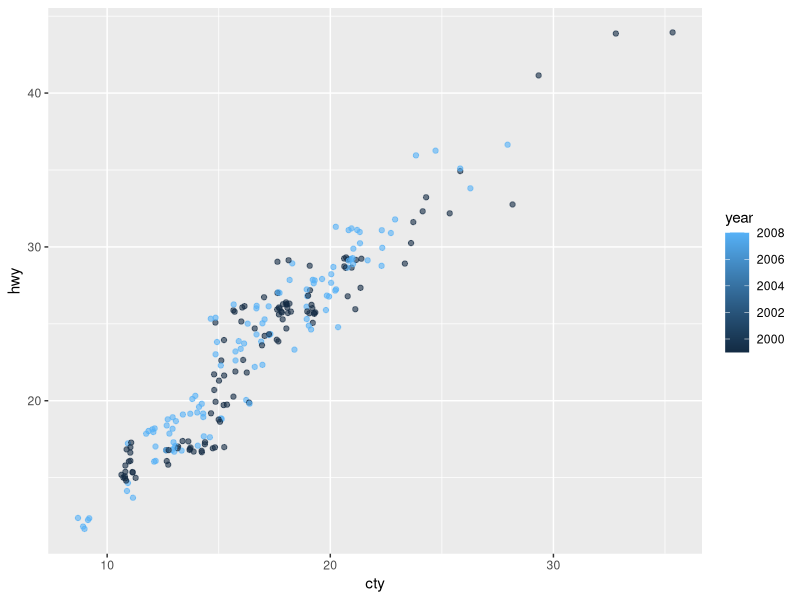
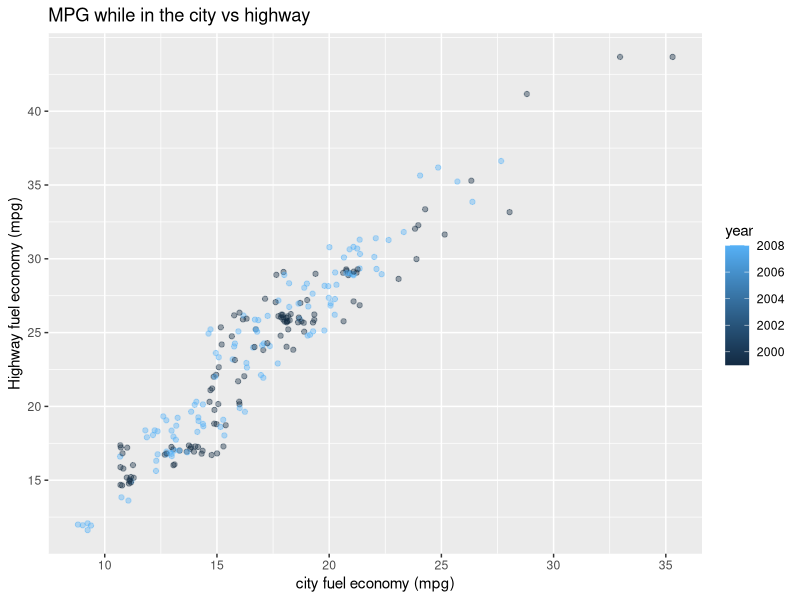
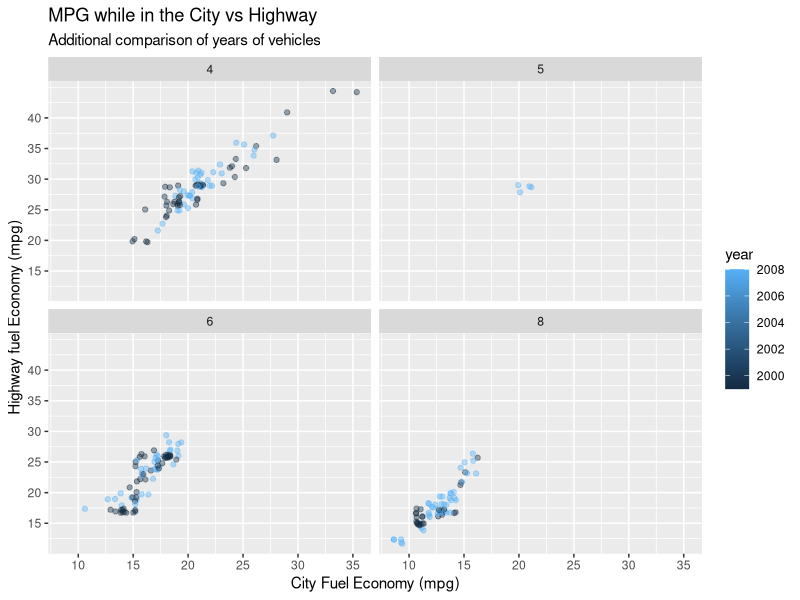

Write the R code that produced these figures, in order.
## ---- chunk 1
library(ggplot2)

mpg

ggplot(
  data = mpg,
  mapping = aes(
    x = cty,
    y = hwy,
    color = year,
  ) 
) + geom_point(position = "jitter", alpha = 0.6) 
## ---- chunk 2

ggplot(
  data = mpg,
  mapping = aes(
    x = cty,
    y = hwy,
    color = year,
  ) 
) + geom_point(position = "jitter", alpha = 0.4)  +
  labs(
    title = "MPG while in the city vs highway",
    x = "city fuel economy (mpg)",
    y = "Highway fuel economy (mpg)",
    ) +  scale_y_continuous(breaks = seq(0, 40, by = 5)) +
    scale_x_continuous(breaks = seq(0, 40, by = 5)) 
## ---- chunk 3

ggplot(
  data = mpg,
  mapping = aes(
    x = cty,
    y = hwy,
    color = year,
  ) 
) + geom_point(position = "jitter", alpha = 0.4)  +
  labs(
    title = "MPG while in the City vs Highway",
    subtitle = "Additional comparison of years of vehicles",
    x = "City Fuel Economy (mpg)",
    y = "Highway fuel Economy (mpg)",
  ) +  scale_y_continuous(breaks = seq(0, 40, by = 5)) +
  scale_x_continuous(breaks = seq(0, 40, by = 5)) +
  facet_wrap(~cyl)
